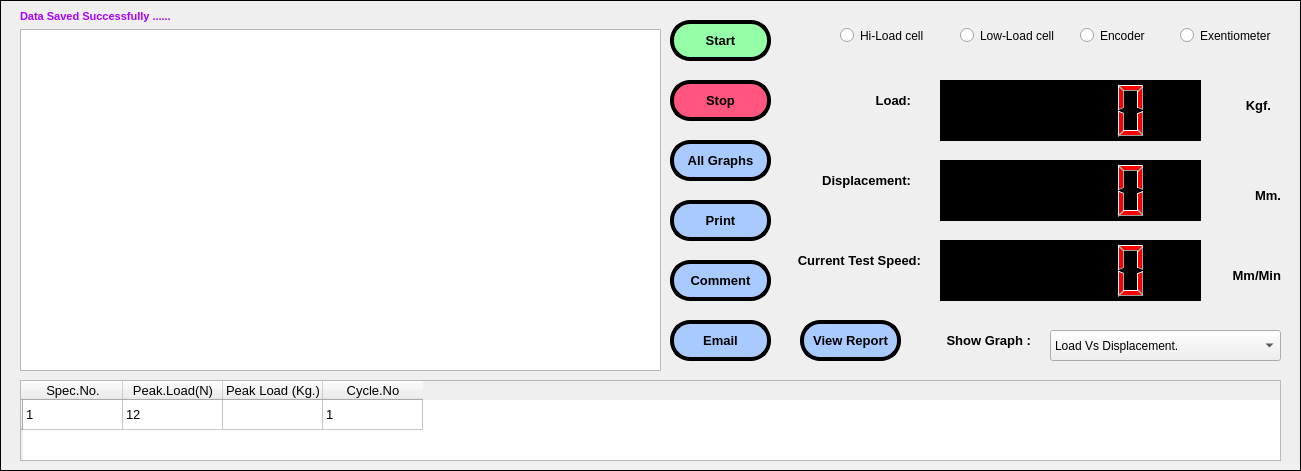
    <widget class="QFrame" name="frame_3">
     <property name="geometry">
      <rect>
       <x>10</x>
       <y>210</y>
       <width>1301</width>
       <height>471</height>
      </rect>
     </property>
     <property name="frameShape">
      <enum>QFrame::Box</enum>
     </property>
     <property name="frameShadow">
      <enum>QFrame::Plain</enum>
     </property>
     <property name="lineWidth">
      <number>1</number>
     </property>
     <widget class="QPushButton" name="pushButton_7">
      <property name="geometry">
       <rect>
        <x>670</x>
        <y>80</y>
        <width>101</width>
        <height>41</height>
       </rect>
      </property>
      <property name="font">
       <font>
        <family>Arial</family>
        <pointsize>10</pointsize>
        <weight>75</weight>
        <bold>true</bold>
       </font>
      </property>
      <property name="cursor">
       <cursorShape>ArrowCursor</cursorShape>
      </property>
      <property name="styleSheet">
       <string notr="true">background-color: rgb(255, 85, 127);
border-radius:20px;
border-color: rgb(0, 0, 0);
border-style:outset;
border-width:4px;</string>
      </property>
      <property name="text">
       <string>Stop</string>
      </property>
      <property name="flat">
       <bool>false</bool>
      </property>
     </widget>
     <widget class="QPushButton" name="pushButton_11">
      <property name="geometry">
       <rect>
        <x>670</x>
        <y>20</y>
        <width>101</width>
        <height>41</height>
       </rect>
      </property>
      <property name="font">
       <font>
        <family>Arial</family>
        <pointsize>10</pointsize>
        <weight>75</weight>
        <bold>true</bold>
       </font>
      </property>
      <property name="cursor">
       <cursorShape>ArrowCursor</cursorShape>
      </property>
      <property name="styleSheet">
       <string notr="true">border-radius:20px;
color: rgb(0, 0, 0);
background-color: rgb(148, 255, 166);
border-color: rgb(0, 0, 0);
border-style:outset;
border-width:4px;</string>
      </property>
      <property name="text">
       <string>Start</string>
      </property>
      <property name="flat">
       <bool>false</bool>
      </property>
     </widget>
     <widget class="QPushButton" name="pushButton_12">
      <property name="geometry">
       <rect>
        <x>670</x>
        <y>140</y>
        <width>101</width>
        <height>41</height>
       </rect>
      </property>
      <property name="font">
       <font>
        <family>Arial</family>
        <pointsize>10</pointsize>
        <weight>75</weight>
        <bold>true</bold>
       </font>
      </property>
      <property name="cursor">
       <cursorShape>ArrowCursor</cursorShape>
      </property>
      <property name="styleSheet">
       <string notr="true">background-color: rgb(169, 202, 255);
border-radius:20px;
border-color: rgb(0, 0, 0);
border-style:outset;
border-width:4px;</string>
      </property>
      <property name="text">
       <string>All Graphs</string>
      </property>
      <property name="flat">
       <bool>false</bool>
      </property>
     </widget>
     <widget class="QPushButton" name="pushButton_13">
      <property name="geometry">
       <rect>
        <x>800</x>
        <y>320</y>
        <width>101</width>
        <height>41</height>
       </rect>
      </property>
      <property name="font">
       <font>
        <family>Arial</family>
        <pointsize>10</pointsize>
        <weight>75</weight>
        <bold>true</bold>
       </font>
      </property>
      <property name="cursor">
       <cursorShape>ArrowCursor</cursorShape>
      </property>
      <property name="styleSheet">
       <string notr="true">background-color: rgb(169, 202, 255);
border-radius:20px;
border-color: rgb(0, 0, 0);
border-style:outset;
border-width:4px;</string>
      </property>
      <property name="text">
       <string>View Report</string>
      </property>
      <property name="flat">
       <bool>false</bool>
      </property>
     </widget>
     <widget class="QPushButton" name="pushButton_14">
      <property name="geometry">
       <rect>
        <x>670</x>
        <y>320</y>
        <width>101</width>
        <height>41</height>
       </rect>
      </property>
      <property name="font">
       <font>
        <family>Arial</family>
        <pointsize>10</pointsize>
        <weight>75</weight>
        <bold>true</bold>
       </font>
      </property>
      <property name="cursor">
       <cursorShape>ArrowCursor</cursorShape>
      </property>
      <property name="styleSheet">
       <string notr="true">background-color: rgb(169, 202, 255);
border-radius:20px;
border-color: rgb(0, 0, 0);
border-style:outset;
border-width:4px;</string>
      </property>
      <property name="text">
       <string>Email</string>
      </property>
      <property name="flat">
       <bool>false</bool>
      </property>
     </widget>
     <widget class="QPushButton" name="pushButton_15">
      <property name="geometry">
       <rect>
        <x>670</x>
        <y>260</y>
        <width>101</width>
        <height>41</height>
       </rect>
      </property>
      <property name="font">
       <font>
        <family>Arial</family>
        <pointsize>10</pointsize>
        <weight>75</weight>
        <bold>true</bold>
       </font>
      </property>
      <property name="cursor">
       <cursorShape>ArrowCursor</cursorShape>
      </property>
      <property name="styleSheet">
       <string notr="true">background-color: rgb(169, 202, 255);
border-radius:20px;
border-color: rgb(0, 0, 0);
border-style:outset;
border-width:4px;</string>
      </property>
      <property name="text">
       <string>Comment</string>
      </property>
      <property name="flat">
       <bool>false</bool>
      </property>
     </widget>
     <widget class="QLabel" name="label_33">
      <property name="geometry">
       <rect>
        <x>940</x>
        <y>330</y>
        <width>91</width>
        <height>21</height>
       </rect>
      </property>
      <property name="font">
       <font>
        <family>Arial</family>
        <pointsize>10</pointsize>
        <weight>75</weight>
        <bold>true</bold>
       </font>
      </property>
      <property name="styleSheet">
       <string notr="true"/>
      </property>
      <property name="text">
       <string>Show Graph :</string>
      </property>
      <property name="alignment">
       <set>Qt::AlignRight|Qt::AlignTrailing|Qt::AlignVCenter</set>
      </property>
     </widget>
     <widget class="QRadioButton" name="radioButton">
      <property name="geometry">
       <rect>
        <x>840</x>
        <y>20</y>
        <width>101</width>
        <height>31</height>
       </rect>
      </property>
      <property name="text">
       <string>Hi-Load cell</string>
      </property>
     </widget>
     <widget class="QRadioButton" name="radioButton_2">
      <property name="geometry">
       <rect>
        <x>960</x>
        <y>20</y>
        <width>101</width>
        <height>31</height>
       </rect>
      </property>
      <property name="text">
       <string>Low-Load cell</string>
      </property>
     </widget>
     <widget class="QRadioButton" name="radioButton_3">
      <property name="geometry">
       <rect>
        <x>1080</x>
        <y>20</y>
        <width>81</width>
        <height>31</height>
       </rect>
      </property>
      <property name="text">
       <string>Encoder</string>
      </property>
     </widget>
     <widget class="QRadioButton" name="radioButton_4">
      <property name="geometry">
       <rect>
        <x>1180</x>
        <y>20</y>
        <width>111</width>
        <height>31</height>
       </rect>
      </property>
      <property name="text">
       <string>Exentiometer</string>
      </property>
     </widget>
     <widget class="QTableWidget" name="tableWidget">
      <property name="geometry">
       <rect>
        <x>20</x>
        <y>380</y>
        <width>1261</width>
        <height>81</height>
       </rect>
      </property>
      <row>
       <property name="text">
        <string/>
       </property>
      </row>
      <column>
       <property name="text">
        <string>Spec.No.</string>
       </property>
       <property name="font">
        <font>
         <family>Arial</family>
         <pointsize>10</pointsize>
        </font>
       </property>
      </column>
      <column>
       <property name="text">
        <string>Peak.Load(N)</string>
       </property>
       <property name="font">
        <font>
         <family>Arial</family>
         <pointsize>10</pointsize>
        </font>
       </property>
      </column>
      <column>
       <property name="text">
        <string>Peak Load (Kg.)</string>
       </property>
       <property name="font">
        <font>
         <family>Arial</family>
         <pointsize>10</pointsize>
        </font>
       </property>
      </column>
      <column>
       <property name="text">
        <string>Cycle.No</string>
       </property>
       <property name="font">
        <font>
         <family>Arial</family>
         <pointsize>10</pointsize>
        </font>
       </property>
      </column>
      <item row="0" column="0">
       <property name="text">
        <string>1</string>
       </property>
       <property name="font">
        <font>
         <family>Arial</family>
         <pointsize>10</pointsize>
        </font>
       </property>
      </item>
      <item row="0" column="1">
       <property name="text">
        <string>12</string>
       </property>
       <property name="font">
        <font>
         <family>Arial</family>
         <pointsize>10</pointsize>
        </font>
       </property>
      </item>
      <item row="0" column="3">
       <property name="text">
        <string>1</string>
       </property>
       <property name="font">
        <font>
         <family>Arial</family>
         <pointsize>10</pointsize>
        </font>
       </property>
      </item>
     </widget>
     <widget class="QPushButton" name="pushButton_16">
      <property name="geometry">
       <rect>
        <x>670</x>
        <y>200</y>
        <width>101</width>
        <height>41</height>
       </rect>
      </property>
      <property name="font">
       <font>
        <family>Arial</family>
        <pointsize>10</pointsize>
        <weight>75</weight>
        <bold>true</bold>
       </font>
      </property>
      <property name="cursor">
       <cursorShape>ArrowCursor</cursorShape>
      </property>
      <property name="styleSheet">
       <string notr="true">background-color: rgb(169, 202, 255);
border-radius:20px;
border-color: rgb(0, 0, 0);
border-style:outset;
border-width:4px;</string>
      </property>
      <property name="text">
       <string>Print</string>
      </property>
      <property name="flat">
       <bool>false</bool>
      </property>
     </widget>
     <widget class="QLabel" name="label_39">
      <property name="geometry">
       <rect>
        <x>800</x>
        <y>80</y>
        <width>111</width>
        <height>41</height>
       </rect>
      </property>
      <property name="font">
       <font>
        <family>Arial</family>
        <pointsize>10</pointsize>
        <weight>75</weight>
        <bold>true</bold>
       </font>
      </property>
      <property name="styleSheet">
       <string notr="true"/>
      </property>
      <property name="text">
       <string>Load:</string>
      </property>
      <property name="alignment">
       <set>Qt::AlignRight|Qt::AlignTrailing|Qt::AlignVCenter</set>
      </property>
     </widget>
     <widget class="QLabel" name="label_40">
      <property name="geometry">
       <rect>
        <x>810</x>
        <y>160</y>
        <width>101</width>
        <height>41</height>
       </rect>
      </property>
      <property name="font">
       <font>
        <family>Arial</family>
        <pointsize>10</pointsize>
        <weight>75</weight>
        <bold>true</bold>
       </font>
      </property>
      <property name="styleSheet">
       <string notr="true"/>
      </property>
      <property name="text">
       <string>Displacement:</string>
      </property>
      <property name="alignment">
       <set>Qt::AlignRight|Qt::AlignTrailing|Qt::AlignVCenter</set>
      </property>
     </widget>
     <widget class="QLCDNumber" name="lcdNumber">
      <property name="geometry">
       <rect>
        <x>940</x>
        <y>80</y>
        <width>261</width>
        <height>61</height>
       </rect>
      </property>
      <property name="styleSheet">
       <string notr="true">color: rgb(255, 0, 0);
background-color: rgb(0, 0, 0);</string>
      </property>
     </widget>
     <widget class="QLabel" name="label_41">
      <property name="geometry">
       <rect>
        <x>1230</x>
        <y>90</y>
        <width>41</width>
        <height>31</height>
       </rect>
      </property>
      <property name="font">
       <font>
        <family>Arial</family>
        <pointsize>10</pointsize>
        <weight>75</weight>
        <bold>true</bold>
       </font>
      </property>
      <property name="styleSheet">
       <string notr="true"/>
      </property>
      <property name="text">
       <string>Kgf.</string>
      </property>
      <property name="alignment">
       <set>Qt::AlignRight|Qt::AlignTrailing|Qt::AlignVCenter</set>
      </property>
     </widget>
     <widget class="QLCDNumber" name="lcdNumber_2">
      <property name="geometry">
       <rect>
        <x>940</x>
        <y>160</y>
        <width>261</width>
        <height>61</height>
       </rect>
      </property>
      <property name="styleSheet">
       <string notr="true">color: rgb(255, 0, 0);
background-color: rgb(0, 0, 0);</string>
      </property>
     </widget>
     <widget class="QLabel" name="label_42">
      <property name="geometry">
       <rect>
        <x>1230</x>
        <y>180</y>
        <width>51</width>
        <height>31</height>
       </rect>
      </property>
      <property name="font">
       <font>
        <family>Arial</family>
        <pointsize>10</pointsize>
        <weight>75</weight>
        <bold>true</bold>
       </font>
      </property>
      <property name="styleSheet">
       <string notr="true"/>
      </property>
      <property name="text">
       <string>Mm.</string>
      </property>
      <property name="alignment">
       <set>Qt::AlignRight|Qt::AlignTrailing|Qt::AlignVCenter</set>
      </property>
     </widget>
     <widget class="QLabel" name="label_43">
      <property name="geometry">
       <rect>
        <x>790</x>
        <y>240</y>
        <width>131</width>
        <height>41</height>
       </rect>
      </property>
      <property name="font">
       <font>
        <family>Arial</family>
        <pointsize>10</pointsize>
        <weight>75</weight>
        <bold>true</bold>
       </font>
      </property>
      <property name="styleSheet">
       <string notr="true"/>
      </property>
      <property name="text">
       <string>Current Test Speed:</string>
      </property>
      <property name="alignment">
       <set>Qt::AlignRight|Qt::AlignTrailing|Qt::AlignVCenter</set>
      </property>
     </widget>
     <widget class="QLCDNumber" name="lcdNumber_3">
      <property name="geometry">
       <rect>
        <x>940</x>
        <y>240</y>
        <width>261</width>
        <height>61</height>
       </rect>
      </property>
      <property name="styleSheet">
       <string notr="true">color: rgb(255, 0, 0);
background-color: rgb(0, 0, 0);</string>
      </property>
     </widget>
     <widget class="QLabel" name="label_44">
      <property name="geometry">
       <rect>
        <x>1220</x>
        <y>260</y>
        <width>61</width>
        <height>31</height>
       </rect>
      </property>
      <property name="font">
       <font>
        <family>Arial</family>
        <pointsize>10</pointsize>
        <weight>75</weight>
        <bold>true</bold>
       </font>
      </property>
      <property name="styleSheet">
       <string notr="true"/>
      </property>
      <property name="text">
       <string>Mm/Min</string>
      </property>
      <property name="alignment">
       <set>Qt::AlignRight|Qt::AlignTrailing|Qt::AlignVCenter</set>
      </property>
     </widget>
     <widget class="QComboBox" name="comboBox_4">
      <property name="geometry">
       <rect>
        <x>1050</x>
        <y>330</y>
        <width>231</width>
        <height>31</height>
       </rect>
      </property>
      <item>
       <property name="text">
        <string>Load Vs Displacement.</string>
       </property>
      </item>
     </widget>
     <widget class="QWidget" name="layoutWidget">
      <property name="geometry">
       <rect>
        <x>20</x>
        <y>10</y>
        <width>641</width>
        <height>361</height>
       </rect>
      </property>
      <layout class="QGridLayout" name="gridLayout">
       <item row="0" column="0">
        <widget class="QLabel" name="label_49">
         <property name="font">
          <font>
           <family>Arial</family>
           <pointsize>8</pointsize>
           <weight>75</weight>
           <bold>true</bold>
           <underline>false</underline>
          </font>
         </property>
         <property name="styleSheet">
          <string notr="true">color: rgb(170, 0, 255);</string>
         </property>
         <property name="text">
          <string>Data Saved Successfully ......</string>
         </property>
         <property name="alignment">
          <set>Qt::AlignLeading|Qt::AlignLeft|Qt::AlignVCenter</set>
         </property>
        </widget>
       </item>
       <item row="1" column="0">
        <widget class="QGraphicsView" name="graphicsView"/>
       </item>
      </layout>
     </widget>
    </widget>
